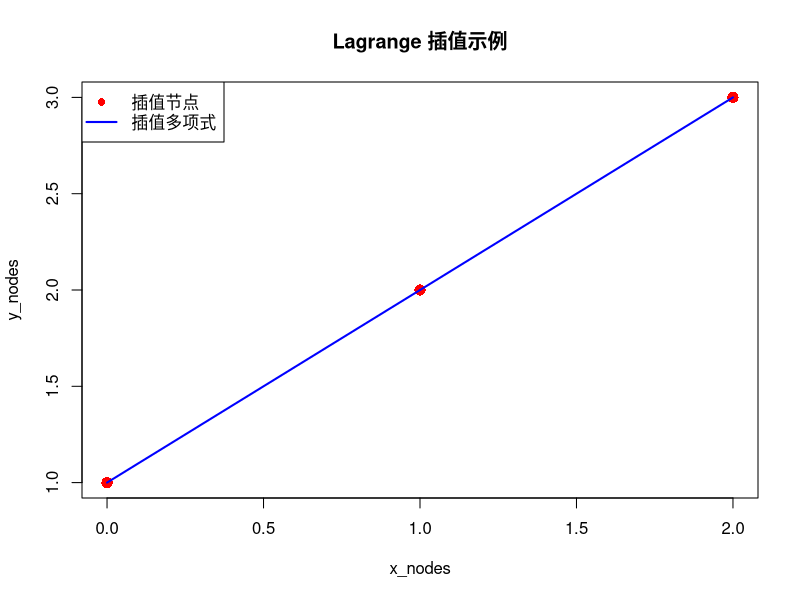

This chart was generated by the following R code:
#lab3-7

# Lagrange 插值函数
# 输入：x_nodes - 插值节点的x值向量
#      y_nodes - 插值节点的y值向量
#      x - 待插值的点（可以是单个值或向量）
# 输出：插值结果 y

lagrange_interp <- function(x_nodes, y_nodes, x) {
  n <- length(x_nodes) - 1  # n为多项式次数，节点数为n+1
  y <- numeric(length(x))   # 初始化结果向量
  
  for (i in seq_along(x)) {
    xi <- x[i]
    L <- 0  # 初始化Lagrange多项式值
    for (k in 0:n) {
      # 计算基函数 l_k(xi)
      lk <- 1
      for (j in 0:n) {
        if (j != k) {
          lk <- lk * (xi - x_nodes[j+1]) / (x_nodes[k+1] - x_nodes[j+1])
        }
      }
      # 累加 y_k * l_k(xi)
      L <- L + y_nodes[k+1] * lk
    }
    y[i] <- L
  }
  return(y)
}

# ========== 示例使用 ==========
# 给定插值节点
x_nodes <- c(0, 1, 2)
y_nodes <- c(1, 2, 3)

# 待插值点
x <- seq(0, 2, by = 0.1)

# 调用函数插值
y_interp <- lagrange_interp(x_nodes, y_nodes, x)

# 可视化插值结果
plot(x_nodes, y_nodes, pch = 16, col = "red", cex = 1.5, main = "Lagrange 插值示例")
lines(x, y_interp, type = "l", col = "blue", lwd = 2)
legend("topleft", legend = c("插值节点", "插值多项式"),
       col = c("red", "blue"), pch = c(16, NA), lty = c(NA, 1), lwd = c(NA, 2))
